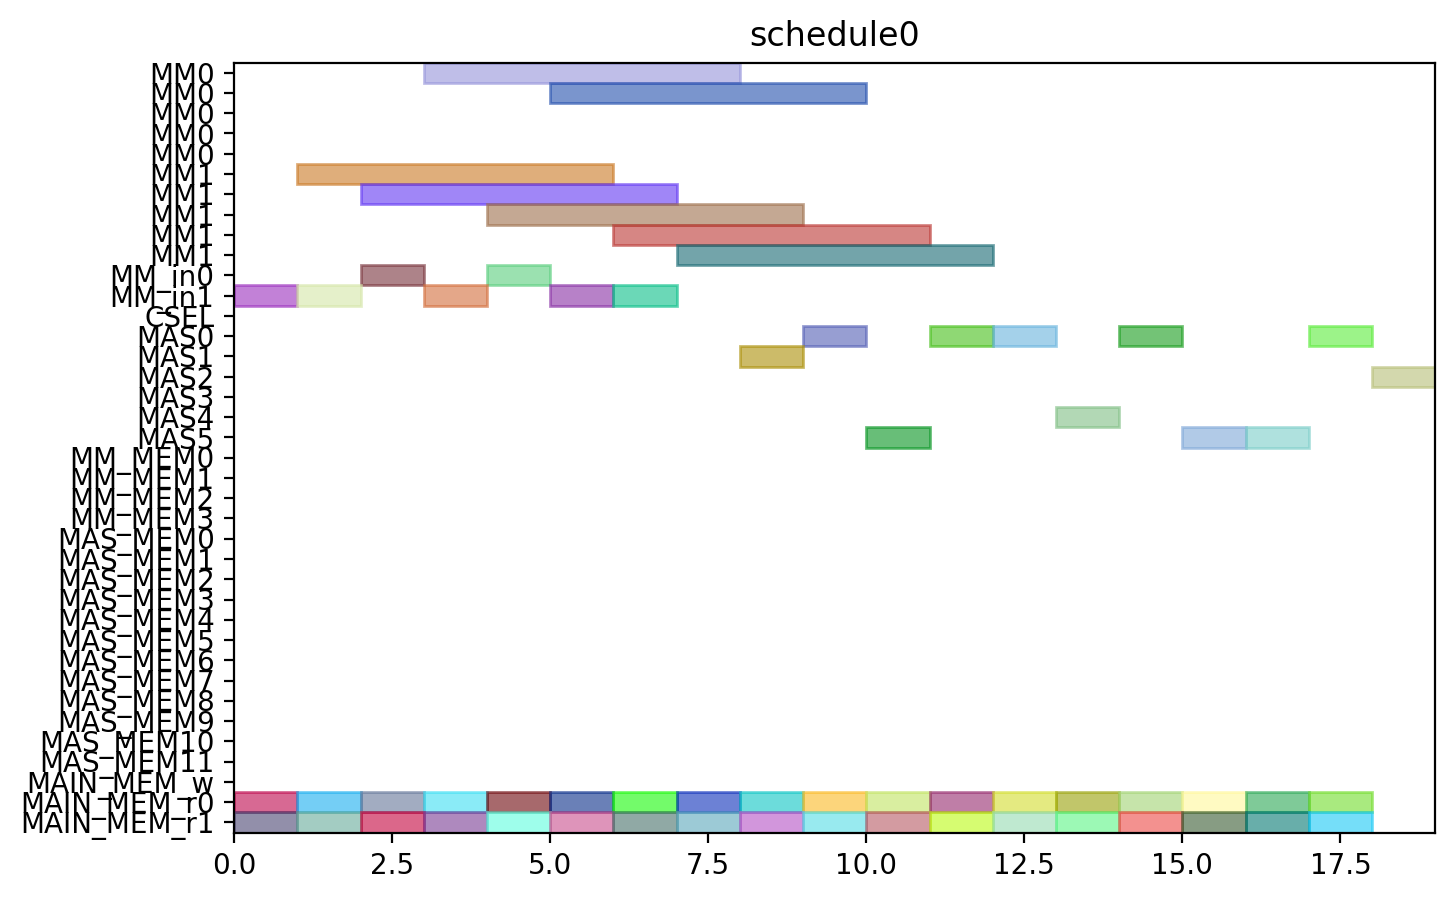

Here is the Python script that generated this plot:
from pyschedule import Scenario, solvers, plotters, alt


def solve():
	horizon = 120
	S = Scenario("schedule0", horizon=horizon)

	# resource
	MM = S.Resources('MM', num=2, size=5)
	MM_in = S.Resources('MM_in', num=2)
	CSEL = S.Resource('CSEL')
	MAS = S.Resources('MAS', num=6, size=1, periods=range(1, horizon))
	MM_MEM = S.Resources('MM_MEM', num=4)
	MAS_MEM = S.Resources('MAS_MEM', num=12)
	MAIN_MEM_w = S.Resource('MAIN_MEM_w', size=1)
	MAIN_MEM_r = S.Resources('MAIN_MEM_r', num=2)

	# result of previous scheduling

	# new tasks
	t0_t0 = S.Task('t0_t0', length=1, delay_cost=1)
	t0_t0 += alt(MAS)
	t0_t0_mem0 = S.Task('t0_t0_mem0', length=1, delay_cost=1)
	t0_t0_mem0 += MAIN_MEM_r[0]
	S += t0_t0_mem0 <= t0_t0

	t0_t0_mem1 = S.Task('t0_t0_mem1', length=1, delay_cost=1)
	t0_t0_mem1 += MAIN_MEM_r[1]
	S += t0_t0_mem1 <= t0_t0

	t0_t1 = S.Task('t0_t1', length=1, delay_cost=1)
	t0_t1 += alt(MAS)
	t0_t1_mem0 = S.Task('t0_t1_mem0', length=1, delay_cost=1)
	t0_t1_mem0 += MAIN_MEM_r[0]
	S += t0_t1_mem0 <= t0_t1

	t0_t1_mem1 = S.Task('t0_t1_mem1', length=1, delay_cost=1)
	t0_t1_mem1 += MAIN_MEM_r[1]
	S += t0_t1_mem1 <= t0_t1

	t0_t3 = S.Task('t0_t3', length=5, delay_cost=1)
	t0_t3 += alt(MM)
	t0_t3_in = S.Task('t0_t3_in', length=1, delay_cost=1)
	t0_t3_in += alt(MM_in)
	S += t0_t3_in*MM_in[0]<=t0_t3*MM[0]
	S += t0_t3_in*MM_in[1]<=t0_t3*MM[1]
	t0_t3_mem0 = S.Task('t0_t3_mem0', length=1, delay_cost=1)
	t0_t3_mem0 += MAIN_MEM_r[0]
	S += t0_t3_mem0 <= t0_t3

	t0_t3_mem1 = S.Task('t0_t3_mem1', length=1, delay_cost=1)
	t0_t3_mem1 += MAIN_MEM_r[1]
	S += t0_t3_mem1 <= t0_t3

	t1_t0 = S.Task('t1_t0', length=1, delay_cost=1)
	t1_t0 += alt(MAS)
	t1_t0_mem0 = S.Task('t1_t0_mem0', length=1, delay_cost=1)
	t1_t0_mem0 += MAIN_MEM_r[0]
	S += t1_t0_mem0 <= t1_t0

	t1_t0_mem1 = S.Task('t1_t0_mem1', length=1, delay_cost=1)
	t1_t0_mem1 += MAIN_MEM_r[1]
	S += t1_t0_mem1 <= t1_t0

	t1_t1 = S.Task('t1_t1', length=1, delay_cost=1)
	t1_t1 += alt(MAS)
	t1_t1_mem0 = S.Task('t1_t1_mem0', length=1, delay_cost=1)
	t1_t1_mem0 += MAIN_MEM_r[0]
	S += t1_t1_mem0 <= t1_t1

	t1_t1_mem1 = S.Task('t1_t1_mem1', length=1, delay_cost=1)
	t1_t1_mem1 += MAIN_MEM_r[1]
	S += t1_t1_mem1 <= t1_t1

	t1_t3 = S.Task('t1_t3', length=5, delay_cost=1)
	t1_t3 += alt(MM)
	t1_t3_in = S.Task('t1_t3_in', length=1, delay_cost=1)
	t1_t3_in += alt(MM_in)
	S += t1_t3_in*MM_in[0]<=t1_t3*MM[0]
	S += t1_t3_in*MM_in[1]<=t1_t3*MM[1]
	t1_t3_mem0 = S.Task('t1_t3_mem0', length=1, delay_cost=1)
	t1_t3_mem0 += MAIN_MEM_r[0]
	S += t1_t3_mem0 <= t1_t3

	t1_t3_mem1 = S.Task('t1_t3_mem1', length=1, delay_cost=1)
	t1_t3_mem1 += MAIN_MEM_r[1]
	S += t1_t3_mem1 <= t1_t3

	t2_t2 = S.Task('t2_t2', length=1, delay_cost=1)
	t2_t2 += alt(MAS)
	t2_t2_mem0 = S.Task('t2_t2_mem0', length=1, delay_cost=1)
	t2_t2_mem0 += MAIN_MEM_r[0]
	S += t2_t2_mem0 <= t2_t2

	t2_t2_mem1 = S.Task('t2_t2_mem1', length=1, delay_cost=1)
	t2_t2_mem1 += MAIN_MEM_r[1]
	S += t2_t2_mem1 <= t2_t2

	t5_t0 = S.Task('t5_t0', length=5, delay_cost=1)
	t5_t0 += alt(MM)
	t5_t0_in = S.Task('t5_t0_in', length=1, delay_cost=1)
	t5_t0_in += alt(MM_in)
	S += t5_t0_in*MM_in[0]<=t5_t0*MM[0]
	S += t5_t0_in*MM_in[1]<=t5_t0*MM[1]
	t5_t0_mem0 = S.Task('t5_t0_mem0', length=1, delay_cost=1)
	t5_t0_mem0 += MAIN_MEM_r[0]
	S += t5_t0_mem0 <= t5_t0

	t5_t0_mem1 = S.Task('t5_t0_mem1', length=1, delay_cost=1)
	t5_t0_mem1 += MAIN_MEM_r[1]
	S += t5_t0_mem1 <= t5_t0

	t5_t1 = S.Task('t5_t1', length=5, delay_cost=1)
	t5_t1 += alt(MM)
	t5_t1_in = S.Task('t5_t1_in', length=1, delay_cost=1)
	t5_t1_in += alt(MM_in)
	S += t5_t1_in*MM_in[0]<=t5_t1*MM[0]
	S += t5_t1_in*MM_in[1]<=t5_t1*MM[1]
	t5_t1_mem0 = S.Task('t5_t1_mem0', length=1, delay_cost=1)
	t5_t1_mem0 += MAIN_MEM_r[0]
	S += t5_t1_mem0 <= t5_t1

	t5_t1_mem1 = S.Task('t5_t1_mem1', length=1, delay_cost=1)
	t5_t1_mem1 += MAIN_MEM_r[1]
	S += t5_t1_mem1 <= t5_t1

	t5_t2 = S.Task('t5_t2', length=1, delay_cost=1)
	t5_t2 += alt(MAS)
	t5_t2_mem0 = S.Task('t5_t2_mem0', length=1, delay_cost=1)
	t5_t2_mem0 += MAIN_MEM_r[0]
	S += t5_t2_mem0 <= t5_t2

	t5_t2_mem1 = S.Task('t5_t2_mem1', length=1, delay_cost=1)
	t5_t2_mem1 += MAIN_MEM_r[1]
	S += t5_t2_mem1 <= t5_t2

	t5_t3 = S.Task('t5_t3', length=1, delay_cost=1)
	t5_t3 += alt(MAS)
	t5_t3_mem0 = S.Task('t5_t3_mem0', length=1, delay_cost=1)
	t5_t3_mem0 += MAIN_MEM_r[0]
	S += t5_t3_mem0 <= t5_t3

	t5_t3_mem1 = S.Task('t5_t3_mem1', length=1, delay_cost=1)
	t5_t3_mem1 += MAIN_MEM_r[1]
	S += t5_t3_mem1 <= t5_t3

	t7_t0 = S.Task('t7_t0', length=1, delay_cost=1)
	t7_t0 += alt(MAS)
	t7_t0_mem0 = S.Task('t7_t0_mem0', length=1, delay_cost=1)
	t7_t0_mem0 += MAIN_MEM_r[0]
	S += t7_t0_mem0 <= t7_t0

	t7_t0_mem1 = S.Task('t7_t0_mem1', length=1, delay_cost=1)
	t7_t0_mem1 += MAIN_MEM_r[1]
	S += t7_t0_mem1 <= t7_t0

	t7_t1 = S.Task('t7_t1', length=1, delay_cost=1)
	t7_t1 += alt(MAS)
	t7_t1_mem0 = S.Task('t7_t1_mem0', length=1, delay_cost=1)
	t7_t1_mem0 += MAIN_MEM_r[0]
	S += t7_t1_mem0 <= t7_t1

	t7_t1_mem1 = S.Task('t7_t1_mem1', length=1, delay_cost=1)
	t7_t1_mem1 += MAIN_MEM_r[1]
	S += t7_t1_mem1 <= t7_t1

	t7_t3 = S.Task('t7_t3', length=5, delay_cost=1)
	t7_t3 += alt(MM)
	t7_t3_in = S.Task('t7_t3_in', length=1, delay_cost=1)
	t7_t3_in += alt(MM_in)
	S += t7_t3_in*MM_in[0]<=t7_t3*MM[0]
	S += t7_t3_in*MM_in[1]<=t7_t3*MM[1]
	t7_t3_mem0 = S.Task('t7_t3_mem0', length=1, delay_cost=1)
	t7_t3_mem0 += MAIN_MEM_r[0]
	S += t7_t3_mem0 <= t7_t3

	t7_t3_mem1 = S.Task('t7_t3_mem1', length=1, delay_cost=1)
	t7_t3_mem1 += MAIN_MEM_r[1]
	S += t7_t3_mem1 <= t7_t3

	t10_t0 = S.Task('t10_t0', length=5, delay_cost=1)
	t10_t0 += alt(MM)
	t10_t0_in = S.Task('t10_t0_in', length=1, delay_cost=1)
	t10_t0_in += alt(MM_in)
	S += t10_t0_in*MM_in[0]<=t10_t0*MM[0]
	S += t10_t0_in*MM_in[1]<=t10_t0*MM[1]
	t10_t0_mem0 = S.Task('t10_t0_mem0', length=1, delay_cost=1)
	t10_t0_mem0 += MAIN_MEM_r[0]
	S += t10_t0_mem0 <= t10_t0

	t10_t0_mem1 = S.Task('t10_t0_mem1', length=1, delay_cost=1)
	t10_t0_mem1 += MAIN_MEM_r[1]
	S += t10_t0_mem1 <= t10_t0

	t10_t1 = S.Task('t10_t1', length=5, delay_cost=1)
	t10_t1 += alt(MM)
	t10_t1_in = S.Task('t10_t1_in', length=1, delay_cost=1)
	t10_t1_in += alt(MM_in)
	S += t10_t1_in*MM_in[0]<=t10_t1*MM[0]
	S += t10_t1_in*MM_in[1]<=t10_t1*MM[1]
	t10_t1_mem0 = S.Task('t10_t1_mem0', length=1, delay_cost=1)
	t10_t1_mem0 += MAIN_MEM_r[0]
	S += t10_t1_mem0 <= t10_t1

	t10_t1_mem1 = S.Task('t10_t1_mem1', length=1, delay_cost=1)
	t10_t1_mem1 += MAIN_MEM_r[1]
	S += t10_t1_mem1 <= t10_t1

	t10_t2 = S.Task('t10_t2', length=1, delay_cost=1)
	t10_t2 += alt(MAS)
	t10_t2_mem0 = S.Task('t10_t2_mem0', length=1, delay_cost=1)
	t10_t2_mem0 += MAIN_MEM_r[0]
	S += t10_t2_mem0 <= t10_t2

	t10_t2_mem1 = S.Task('t10_t2_mem1', length=1, delay_cost=1)
	t10_t2_mem1 += MAIN_MEM_r[1]
	S += t10_t2_mem1 <= t10_t2

	t10_t3 = S.Task('t10_t3', length=1, delay_cost=1)
	t10_t3 += alt(MAS)
	t10_t3_mem0 = S.Task('t10_t3_mem0', length=1, delay_cost=1)
	t10_t3_mem0 += MAIN_MEM_r[0]
	S += t10_t3_mem0 <= t10_t3

	t10_t3_mem1 = S.Task('t10_t3_mem1', length=1, delay_cost=1)
	t10_t3_mem1 += MAIN_MEM_r[1]
	S += t10_t3_mem1 <= t10_t3

	solvers.mip.solve(S,msg=1,kind='CPLEX',ratio_gap=1.01)

	solution = [['hoge']*len(S.solution()[1]) for i in range(len(S.solution()))]
	for i in range(len(S.solution())):
		for j in range(len(S.solution()[i])):
			solution[i][j]=str(S.solution()[i][j])
	print(solution)

	cycles = int(solution[-1][3])

	pic_file_name = "/home/mfukuda/ABE/multiRAM_multiMAS_16mux/scheduling_result/stage5MM2_stage1MAS6/EP2_DBL_w_EVAL/schedule0.png"
	if(S.solution() != []):
		plotters.matplotlib.plot(S,img_filename=pic_file_name, show_task_labels=False, fig_size=(cycles*0.25+3, 5))

	return solution
